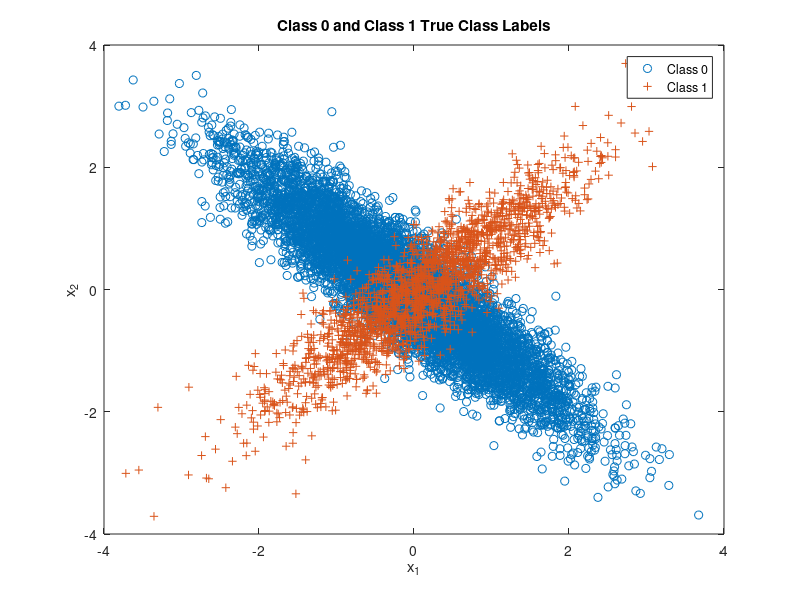

Here is the MATLAB script that generated this plot: (Note: this script raises an error after producing the figure.)
%% ========================= Question 1 Setup ========================= %%
% Anja Deric | February 10, 2020 | Take Home Exam #1
clear all; close all; clc;

n = 2;      % # of dimensions
N = 10000;  % # of samples

% Class means and covariances
mu(:,1) = [-0.1;0]; Sigma(:,:,1) = [1 -0.9;-0.9 1];
mu(:,2) = [0.1;0];  Sigma(:,:,2) = [1 0.9; 0.9 1];

% Class priors and true labels
p = [0.8,0.2]; 
label = rand(1,N) >= p(1);
Nc = [sum(label==0),sum(label==1)];

% Draw samples from each class pdf
x = zeros(n,N);
x(:,label==0) = mvnrnd(mu(:,1),Sigma(:,:,1),Nc(1))';
x(:,label==1) = mvnrnd(mu(:,2),Sigma(:,:,2),Nc(2))';

% Plot true class labels
figure(1);
plot(x(1,label==0),x(2,label==0),'o',x(1,label==1),x(2,label==1),'+');
title('Class 0 and Class 1 True Class Labels')
xlabel('x_1'), ylabel('x_2')
legend('Class 0','Class 1')

%% ======================== Question 1: Part 1 ======================== %%
% Calculate discriminant scores and tau
discriminantScore = log(evalGaussian(x,mu(:,2),Sigma(:,:,2))./evalGaussian(x,mu(:,1),Sigma(:,:,1)));
tau = log(sort(discriminantScore(discriminantScore >= 0)));

% Find midpoints of tau to use as threshold values
mid_tau = [tau(1)-100 tau(1:end-1) + diff(tau)./2 tau(length(tau))+100];

% Make decision for every threshold and calculate error values
for i = 1:length(mid_tau)
    decision = (discriminantScore >= mid_tau(i));
    pFA(i) = sum(decision==1 & label==0)/Nc(1); % False alarm prob.
    pCD(i) = sum(decision==1 & label==1)/Nc(2); % Correct detection prob.
    pE(i) = pFA(i)*p(1)+(1-pCD(i))*p(2);        % Total error prob.
end

% Find minimum error and corresponding threshold
[min_error,min_index] = min(pE);
min_decision = (discriminantScore >= mid_tau(min_index));
min_FA = pFA(min_index); min_CD = pCD(min_index);

% Find theoretical minimum error(threshold calculated using class priors)
ideal_decision = (discriminantScore >= log(p(1)/p(2)));
ideal_pFA = sum(ideal_decision==1 & label==0)/Nc(1); % False alarm
ideal_pCD = sum(ideal_decision==1 & label==1)/Nc(2); % Correct detection
ideal_error = ideal_pFA*p(1)+(1-ideal_pCD)*p(2);

% Plot ROC curve with minimum error point labeled
figure(2); plot(pFA,pCD,'-',min_FA,min_CD,'o',ideal_pFA,ideal_pCD,'g+');
title('Minimum Expected Risk ROC Curve'); legend('ROC Curve', 'Calculated Min Error', 'Theoretical Min Error');
xlabel('P_{False Alarm}'); ylabel('P_{Correct Detection}');

% Print all results
fprintf('<strong>Theoretical Results</strong>\n');
fprintf('Minimum probability of error: %.2f%%\nThreshold Value: %.2f\n',ideal_error*100,p(1)/p(2));

fprintf('\n<strong>Calculated Results</strong>\n');
fprintf('Minimum probability of error: %.2f%%\nThreshold Value: %.2f\n\n',min_error*100,exp(mid_tau(min_index)));

%% ======================== Question 1: Part 2 ======================== %%
Sigma_NB(:,:,1) = [1 0;0 1]; Sigma_NB(:,:,2) = [1 0;0 1];

% Calculate discriminant scores and tau
discriminantScore_NB = log(evalGaussian(x,mu(:,2),Sigma_NB(:,:,2))./evalGaussian(x,mu(:,1),Sigma_NB(:,:,1)));
tau_NB = log(sort(discriminantScore_NB(discriminantScore_NB >= 0)));

% Find midpoints of tau to use as threshold values
mid_tau_NB = [tau_NB(1)-1 tau_NB(1:end-1) + diff(tau_NB)./2 tau_NB(length(tau_NB))+1];

% Make decision for every threshold and calculate error values
for i = 1:length(mid_tau_NB)
    decision_NB = (discriminantScore_NB >= mid_tau_NB(i));
    pFA_NB(i) = sum(decision_NB==1 & label==0)/Nc(1); % False alarm prob.
    pCD_NB(i) = sum(decision_NB==1 & label==1)/Nc(2); % Correct detection prob.
    pE_NB(i) = pFA_NB(i)*p(1)+(1-pCD_NB(i))*p(2);        % Total error prob.
end

% Find minimum error and corresponding threshold
[min_error_NB,min_index_NB] = min(pE_NB);
min_decision_NB = (discriminantScore >= mid_tau_NB(min_index_NB));
min_FA_NB = pFA_NB(min_index_NB); min_CD_NB = pCD_NB(min_index_NB);

% Plot ROC curve with minimum error point labeled
figure(4); plot(pFA_NB,pCD_NB,'-',min_FA_NB,min_CD_NB,'o');
title('Naive-Bayesian ROC Curve'); legend('NB ROC Curve', 'NB Minimum Error');
xlabel('P_{False Alarm}'); ylabel('P_{Correct Detection}');

fprintf('\n<strong>Calculated Results, Naive-Bayesian</strong>\n');
fprintf('Minimum probability of error: %.2f%%\nThreshold Value: %.2f\n\n',min_error_NB*100,exp(mid_tau_NB(min_index_NB)));

%% ======================== Question 1: Part 3 ======================== %%
% Code help and example from Prof. Deniz
% LDA setup
Sb = (mu(:,1)-mu(:,2))*(mu(:,1)-mu(:,2))';
Sw = Sigma(:,:,1) + Sigma(:,:,2);

% Calculating Fisher LDA projection vector
[V,D] = eig(inv(Sw)*Sb); % alpha w  = inv(Sw) Sb w
[~,ind] = sort(diag(D),'descend');
wLDA = V(:,ind(1));     % Fisher LDA projection vector
yLDA = wLDA'*x;         % All data projected on to the line spanned by wLDA
wLDA = sign(mean(yLDA(find(label==1)))-mean(yLDA(find(label==0))))*wLDA; % ensures class 1 falls on the + side of the axis
yLDA = sign(mean(yLDA(find(label==1)))-mean(yLDA(find(label==0))))*yLDA; % flip yLDA accordingly

% Plot LDA projection
figure(5);
plot(yLDA(find(label==0)),zeros(1,Nc(1)),'o',yLDA(find(label==1)),zeros(1,Nc(2)),'+');
title('LDA projection of data points and their true labels');
xlabel('x_1'); ylabel('x_2'); legend('Class 0','Class 1');

% Sort LDA projection vector and find midpoints
sorted_yLDA = sort(yLDA);
mid_tau_LDA = [sorted_yLDA(1)-1 sorted_yLDA(1:end-1)+diff(sorted_yLDA)./2 sorted_yLDA(length(sorted_yLDA))+1];

% Make decision for every threshold value and find error probabilities
for i = 1:length(mid_tau_LDA)-1
    decisionLDA = (yLDA >= mid_tau_LDA(i));
    pFA_LDA(i) = sum(decisionLDA==1 & label==0)/Nc(1); % False alarm
    pCD_LDA(i) = sum(decisionLDA==1 & label==1)/Nc(2); % Correct detection
    pE_LDA(i) = pFA_LDA(i)*p(1)+(1-pCD_LDA(i))*p(2);
end

% Find minimum error and corresponding threshold
[min_error_LDA,min_index_LDA] = min(pE_LDA);
min_decision_LDA = (yLDA >= mid_tau_LDA(min_index_LDA));
min_FA_LDA = pFA_LDA(min_index_LDA); min_CD_LDA = pCD_LDA(min_index_LDA);

% Plot LDA ROC Curve
figure(6); plot(pFA_LDA,pCD_LDA,'-',min_FA_LDA,min_CD_LDA,'o');
title('Fisher LDA ROC Curve'); legend('LDA ROC Curve', 'LDA Minimum Error');
xlabel('P(False Alarm)'); ylabel('P(Correct Detection)');

%Print Results
fprintf('\n<strong>Calculated Results, LDA</strong>\n');
fprintf('Minimum probability of error: %.2f%%\nThreshold Value (tau): %.2f\n\n',min_error_LDA*100,mid_tau_LDA(min_index_LDA));

%% ======================= Question 1: Functions ====================== %%
% Function credit: Prof. Deniz
function g = evalGaussian(x,mu,Sigma)
% Evaluates the Gaussian pdf N(mu,Sigma) at each coumn of X
[n,N] = size(x);

C = ((2*pi)^n * det(Sigma))^(-1/2); % coefficient
E = -0.5*sum((x-repmat(mu,1,N)).*(inv(Sigma)*(x-repmat(mu,1,N))),1); % exponent
g = C*exp(E); % final gaussian evaluation

end